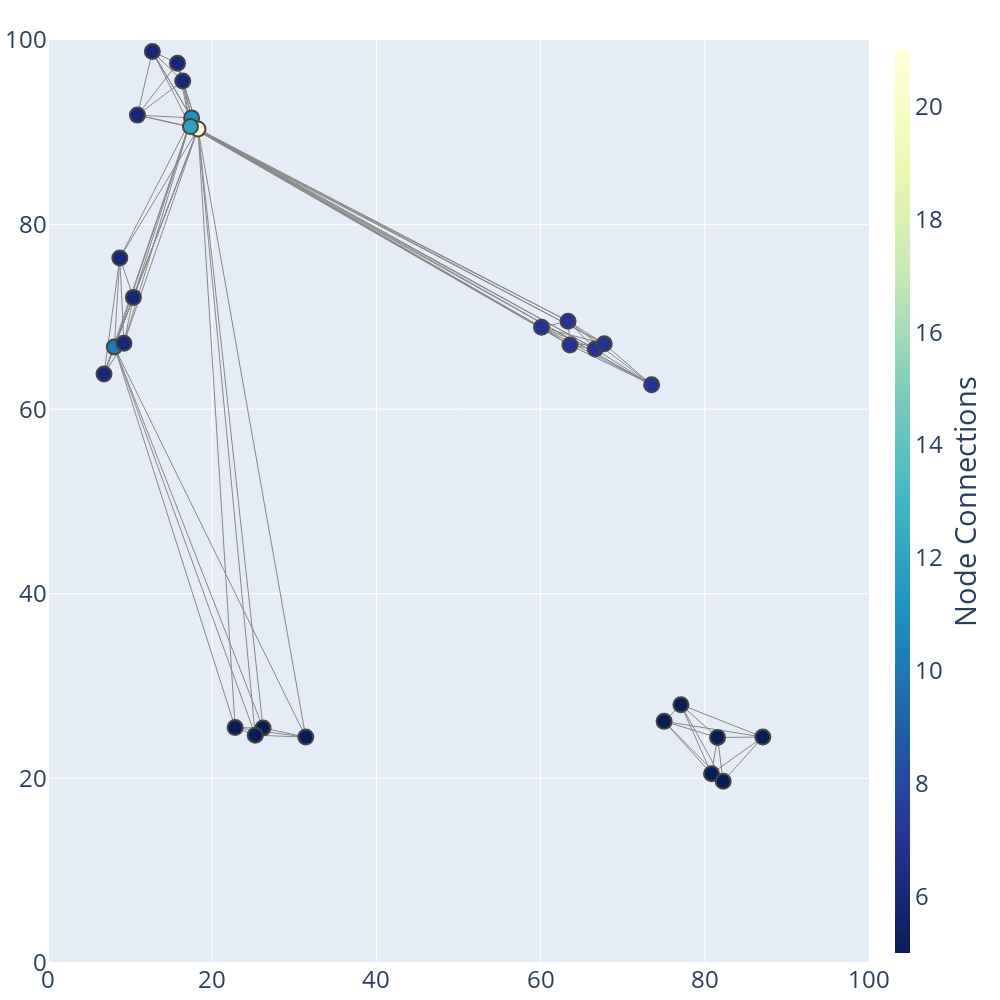

The code cell stored with this chart in its notebook:
### Code cell
import plotly.graph_objects as go

import networkx as nx
import psutil

G = nx.Graph()
G.add_nodes_from(nodes)
G.add_edges_from(edges)

edge_x = []
edge_y = []
for edge in G.edges():
    x0, y0 = G.nodes[edge[0]]['pos']
    x1, y1 = G.nodes[edge[1]]['pos']
    edge_x.append(x0)
    edge_x.append(x1)
    edge_x.append(None)
    edge_y.append(y0)
    edge_y.append(y1)
    edge_y.append(None)

edge_trace = go.Scatter(
    x=edge_x, y=edge_y,
    line=dict(width=1.0, color='#888'),
    hoverinfo='none',
    mode='lines')

node_x = []
node_y = []
for node in G.nodes():
    x, y = G.nodes[node]['pos']
    node_x.append(x)
    node_y.append(y)

node_trace = go.Scatter(
    x=node_x, y=node_y,
    mode='markers',
    hoverinfo='text',
    marker=dict(
        showscale=True,
        # colorscale options
        #'Greys' | 'YlGnBu' | 'Greens' | 'YlOrRd' | 'Bluered' | 'RdBu' |
        #'Reds' | 'Blues' | 'Picnic' | 'Rainbow' | 'Portland' | 'Jet' |
        #'Hot' | 'Blackbody' | 'Earth' | 'Electric' | 'Viridis' |
        colorscale='YlGnBu',
        reversescale=True,
        color=[],
        size=15,
        colorbar=dict(
            thickness=15,
            title='Node Connections',
            xanchor='left',
            titleside='right'
        ),
        line_width=2))

node_adjacencies = []
node_text = []
for node, adjacencies in enumerate(G.adjacency()):
    node_adjacencies.append(len(adjacencies[1]))
    node_text.append('# of connections: '+str(len(adjacencies[1])))

node_trace.marker.color = node_adjacencies
node_trace.text = node_text

fig = go.Figure(data=[edge_trace, node_trace],
             layout=go.Layout(
                titlefont_size=16,
                font_size=24,
                showlegend=False,
                hovermode='closest',
                margin=dict(b=20,l=5,r=5,t=40),
                width = 1000,
                height = 1000,
                #annotations=[ dict(
                #    showarrow=False,
                #    xref="paper", yref="paper",
                #    x=0.005, y=-0.002 ) ],
                xaxis=dict(range=[0,100],showgrid=True, zeroline=True, showticklabels=True),
                yaxis=dict(range=[0,100],showgrid=True, zeroline=True, showticklabels=True))
                )
fig.show()
fig.to_image(format="png", engine="kaleido")
print("saving...")
fig.write_image("group5_limit5.png")

### Figure 1 — Plotly figure (JSON) as saved in the notebook; plotly's stock layout.template omitted (floating-point values rounded to 4 significant figures; data arrays with more than 128 entries replaced by an {"elided": "..."} marker saying what was removed)
{"data": [{"hoverinfo": "none", "line": {"color": "#888", "width": 1}, "mode": "lines", "type": "scatter", "x": {"elided": "291 float values"}, "y": {"elided": "291 float values"}}, {"hoverinfo": "text", "marker": {"color": [10, 6, 5, 5, 6, 5, 6, 7, 7, 7, 11, 6, 5, 6, 5, 5, 6, 5, 7, 21, 7, 7, 5, 12, 6, 5, 6, 5], "colorbar": {"thickness": 15, "title": {"side": "right", "text": "Node Connections"}, "xanchor": "left"}, "colorscale": [[0, "rgb(255,255,217)"], [0.125, "rgb(237,248,177)"], [0.25, "rgb(199,233,180)"], [0.375, "rgb(127,205,187)"], [0.5, "rgb(65,182,196)"], [0.625, "rgb(29,145,192)"], [0.75, "rgb(34,94,168)"], [0.875, "rgb(37,52,148)"], [1, "rgb(8,29,88)"]], "line": {"width": 2}, "reversescale": true, "showscale": true, "size": 15}, "mode": "markers", "text": ["# of connections: 10", "# of connections: 6", "# of connections: 5", "# of connections: 5", "# of connections: 6", "# of connections: 5", "# of connections: 6", "# of connections: 7", "# of connections: 7", "# of connections: 7", "# of connections: 11", "# of connections: 6", "# of connections: 5", "# of connections: 6", "# of connections: 5", "# of connections: 5", "# of connections: 6", "# of connections: 5", "# of connections: 7", "# of connections: 21", "# of connections: 7", "# of connections: 7", "# of connections: 5", "# of connections: 12", "# of connections: 6", "# of connections: 5", "# of connections: 6", "# of connections: 5"], "type": "scatter", "x": [8.079, 15.78, 80.81, 22.79, 12.71, 87.07, 6.823, 66.67, 63.34, 63.57, 17.49, 10.89, 81.55, 8.748, 26.19, 82.24, 10.4, 31.4, 67.75, 18.27, 60.11, 73.52, 77.09, 17.35, 16.41, 75.04, 9.252, 25.25], "y": [66.75, 97.49, 20.5, 25.51, 98.75, 24.48, 63.81, 66.52, 69.54, 66.95, 91.56, 91.86, 24.43, 76.39, 25.47, 19.69, 72.11, 24.47, 67.09, 90.37, 68.87, 62.64, 27.98, 90.62, 95.55, 26.18, 67.15, 24.68]}], "layout": {"font": {"size": 24}, "height": 1000, "hovermode": "closest", "margin": {"b": 20, "l": 5, "r": 5, "t": 40}, "showlegend": false, "title": {"font": {"size": 16}}, "width": 1000, "xaxis": {"range": [0, 100], "showgrid": true, "showticklabels": true, "zeroline": true}, "yaxis": {"range": [0, 100], "showgrid": true, "showticklabels": true, "zeroline": true}}}
